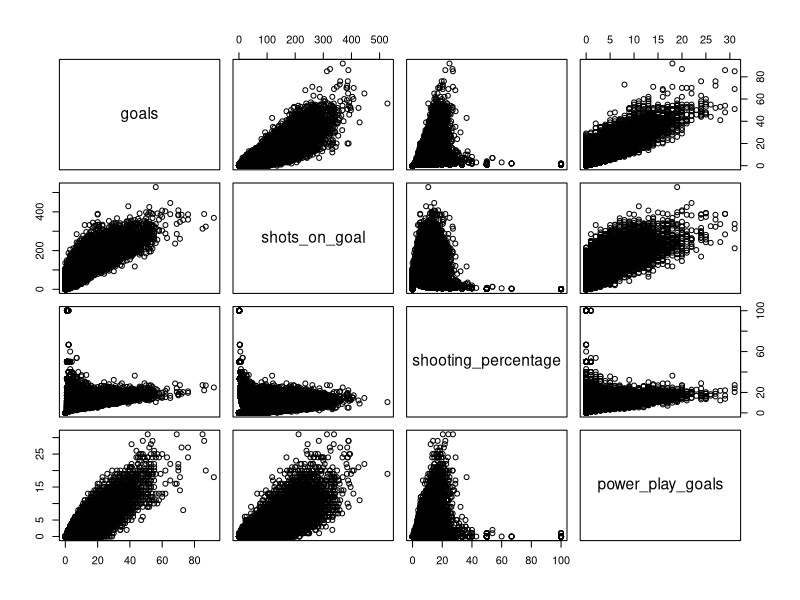

Recreate this plot in R.
## ---- chunk 1
library(tidyverse)
library(magrittr)
library(data.table) # Pre %like% operátor
library(caret) # Pre confusionMatrix
## ---- chunk 2
getwd()
setwd("/Users/jakub/Documents/FIIT/OZNAL/2024/OZNAL_Zadania") # Nastavenie priečinku
data <- read_delim("NHL_Players_Statistics.csv", col_names = TRUE, num_threads = 4, delim = ';');
data
view(data)
## ---- chunk 3
colnames(data) # Pôvodné mená stĺpcov

new_colnames <- c("player_name", "date_of_birth", "season_year", "season", "team", "games_played", "goals", "assists", "points", "plus_minus_ratings", "penalty_minutes",
                "shots_on_goal", "shooting_percentage", "power_play_goals", "power_play_assists", "short_goals", "short_assists", "game_winning_goals", "game_tying_goals",
                "time_on_ice_per_game", "production", "number", "games_started", "wins", "losses", "ties", "overtime_losses", "goals_against", "goals_against_average", "shots_against", "saves",
                "save_percentage", "shutouts", "position", "height", "weight", "bmi", "place_of_birth", "age", "experience")

colnames(data) <- new_colnames

colnames(data) # Nové mená stĺpcov
## ---- chunk 4
data %<>% separate("date_of_birth", into = c("Year", "Month", "Day"), sep = "-")
## ---- chunk 5
data %<>% separate("place_of_birth", into = c("city", "state"), sep = ",")
## ---- chunk 6
data$season <- gsub("'", "", data$season) # Funkcia gsub funguje podobne ako sub ale nahradí všetky výskyty
## ---- chunk 7
data$game_tying_goals[is.na(data$game_tying_goals)] <- 0
data$number[is.na(data$number)] <- 0
data$goals[is.na(data$goals)] <- 0
data$assists[is.na(data$assists)] <- 0
data$points[is.na(data$points)] <- 0
data$plus_minus_ratings[is.na(data$plus_minus_ratings)] <- 0
data$penalty_minutes[is.na(data$penalty_minutes)] <- 0
data$shots_on_goal[is.na(data$shots_on_goal)] <- 0
data$shooting_percentage[is.na(data$shooting_percentage)] <- 0
data$power_play_goals[is.na(data$power_play_goals)] <- 0
data$power_play_assists[is.na(data$power_play_assists)] <- 0
data$short_goals[is.na(data$short_goals)] <- 0
data$short_assists[is.na(data$short_assists)] <- 0
data$game_winning_goals[is.na(data$game_winning_goals)] <- 0
## ---- chunk 8
# Získame unikátne hodnoty z pozícií hráčov
unique(data$position)

data %<>% mutate(
  role = case_when(
    position %like% "Right_wing|Left_wing|Center|Forward" ~ "offensive",
    position %like% "Defence" ~ "defensive",
    position %like% "Goaltender" ~ "goalie",
    .default = "goalie"
  )
)
## ---- chunk 9
view(data)
## ---- chunk 10
selected_data <- data %>% select(goals, shots_on_goal, shooting_percentage, power_play_goals)
plot(selected_data)
#boxplot(selected_data)
## ---- chunk 11
# Filter na offensive a defensive
filtered_data <- data %>% filter(role == "offensive" | role == "defensive")

sample <- sample(c(TRUE, FALSE), nrow(filtered_data), replace=TRUE, prob=c(0.7,0.3))
train <- filtered_data[sample, ]
test <- filtered_data[!sample, ]

model <- lm(goals ~ shots_on_goal + shooting_percentage, data = train)
summary(model)
